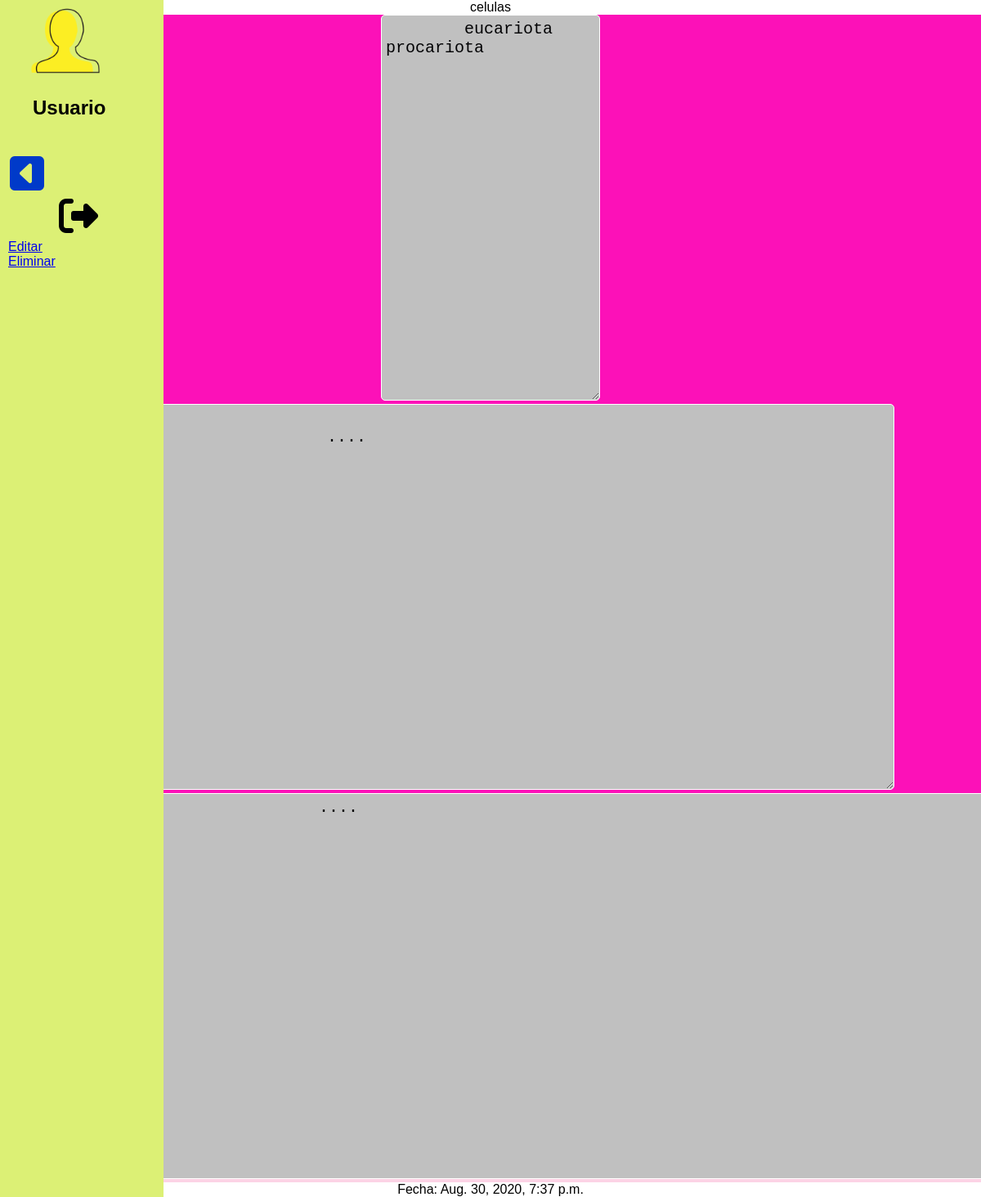
Screenshot of /ver/1 with the database file from the repository.
### gestorcuaderno/models.py (models this page shows, shortened)
class Hoja(models.Model):
    idhoja=models.IntegerField(primary_key=True)
    Titulo=models.CharField(max_length=20)
    Fecha=models.DateTimeField(auto_now_add=True)
    Ideas=models.CharField(max_length=600)
    Tema=models.CharField(max_length=700)
    Resumen=models.CharField(max_length=600)

### gestorcuaderno/views.py (the view)
# urls.py: path('ver/<int:id>',Ver,name='ver'),
def Ver(request,id):
    hoja=Hoja.objects.get(idhoja=id)
    contexto = {'hoja':hoja}
    return render(request,'ver.html',contexto)

### templates/ver.html (shortened to what this page needs)
<!DOCTYPE html>
{% load static %}
<html>
  <head>
    <link
      rel="stylesheet"
      type="text/css"
      href="{% static 'css/style.css' %}"
    />
  </head>
  <body>
    <section id="principal">
      <img src="{% static 'img/user.png' %} " alt="user" width="50px" />
      <h2>Usuario</h2>
      <nav>
        <a href="/verhoja" id="RegresoIni">
          <i class="fas fa-caret-square-left"></i> </a
        ><br />
        <a href="/" id="Cerrar"> <i class="fas fa-sign-out-alt"></i> </a><br />
        <a href="{% url 'editarhoja' hoja.idhoja %}">Editar</a><br />
        <a href="{% url 'eliminarhoja' hoja.idhoja %}">Eliminar</a><br />
      </nav>
    </section>
    <div align="center">
      {{hoja.Titulo}}
      <div overflow="float" id="uno">
        <textarea name="textarea" rows="20" cols="20">
        {{hoja.Ideas}}
			</textarea
        >
        <textarea name="textarea" rows="20" cols="80">
			{{hoja.Tema}}</textarea
        >
      </div>
      <div id="dos">
        <textarea name="textarea" rows="20" cols="100">
				{{hoja.Resumen}}</textarea
        >
      </div>
      <p>Fecha: {{hoja.Fecha}}</p>
    </div>
  </body>
</html>

### static/css/style.css (style rules this page uses)
* { margin: 0; padding: 0; border: 0; }
body { font-family: sans-serif; margin: 0 auto; }
#principal { background: #dcf075; float: left; height: 100%; width: 200px; position: fixed; z-index: 0; top: 0; left: 0; margin-right: 500px; }
img { display: block; margin-left: 5% auto; max-width: 50%; height: 100px; width: 100px; margin-bottom: -2px; padding-left: 30px; }
h2 { padding-top: 20px; padding-left: 40px; }
textarea { background: silver; border: 1px solid #ffffff; border-radius: 5px 5px 5px 5px; color: #020204; font-size: 20px; padding: 5px; }
nav { padding-top: 20px; padding-left: 10px; }
nav #RegresoIni i { font-size: 300%; margin: 1%; padding-top: 20px; padding-right: 100px; color: #003ac9; }
nav #Cerrar { font-size: 300%; margin: 1%; padding-left: 60px; color: #000103; }
#uno { background: #fc11b8; }
#dos { background: #fcd3e5; }

### rows the page displays
Hoja: Titulo "celulas", textarea "eucariota procariota", textarea "....", Fecha "Aug. 30, 2020, 7:37 p.m."
